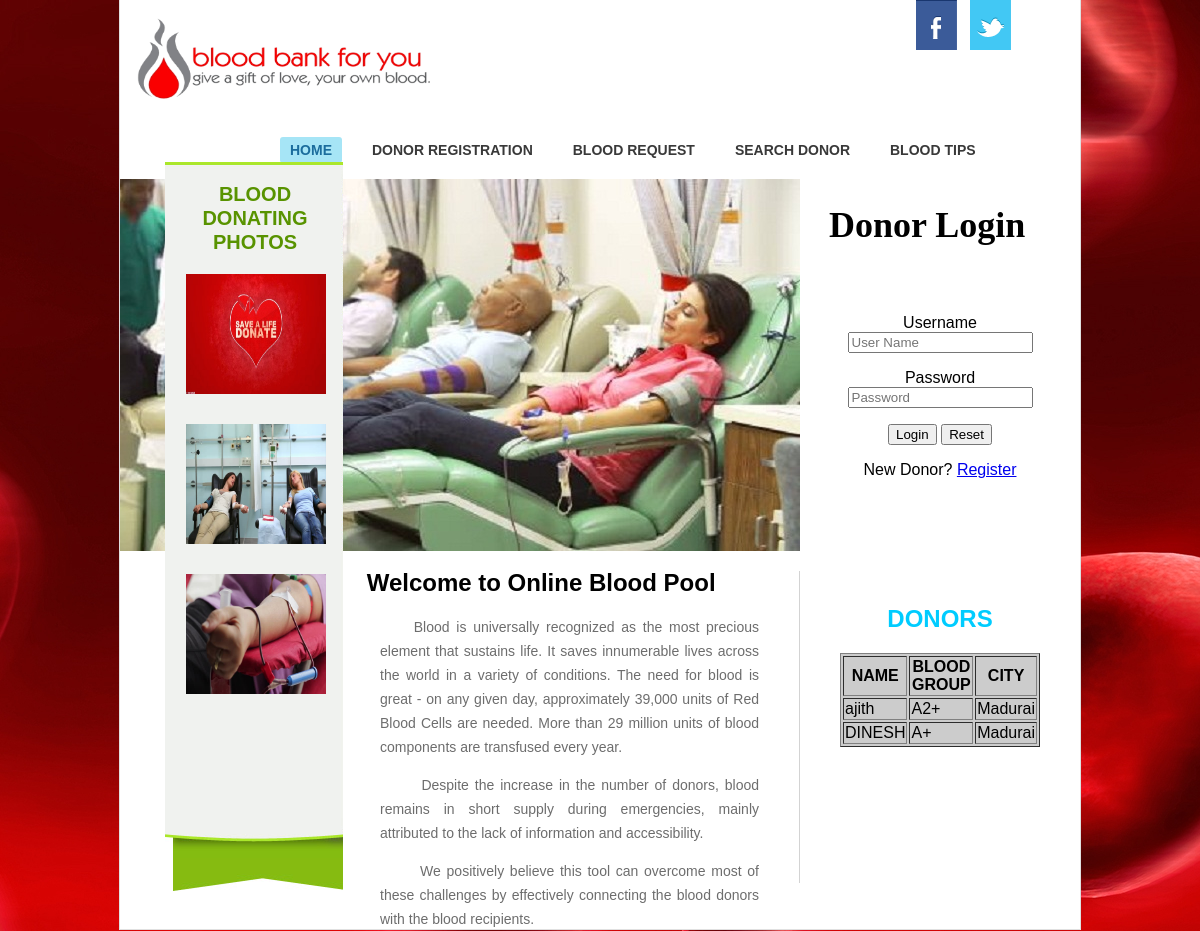
The page / on the database its author committed.
### tables this page shows
CREATE TABLE IF NOT EXISTS `registration` (
  `Fullname` varchar(50) NOT NULL,
  `Username` varchar(50) NOT NULL,
  `Password` varchar(30) NOT NULL,
  `DOB` date NOT NULL,
  `Gender` varchar(10) NOT NULL,
  `Bloodgroup` varchar(5) NOT NULL,
  `Weight` int(11) NOT NULL,
  `Mobile` bigint(20) NOT NULL,
  `Off_Phone` bigint(20) NOT NULL,
  `Emailid` varchar(50) NOT NULL,
  `Address` varchar(60) NOT NULL,
  `City` varchar(30) NOT NULL,
  `DOLBD` date NOT NULL,
  `Donatedblood` varchar(30) NOT NULL
);

### index.php (the view, shortened to what this page needs)
<html>
<head>
<link rel="stylesheet" href="css/style.css" type="text/css" charset="utf-8" />
</head>
<body>
<div id="page">
  <div id="header">
    <div id="connect"> <a href="#" class="facebook"></a> <a href="#" class="twitter"></a> </div>
    <a href="index.php" id="logo"><img src="images/logo_1457185690879.png" width="300" height="100" alt="" /></a>
    <ul id="navigation">
      <li class="selected"><a href="index.php">HOME</a></li>
      <li><a href="Registration.html">DONOR REGISTRATION</a></li>
      <li><a href="blood request.html">BLOOD REQUEST</a></li>
      <li><a href="search donor.html">SEARCH DONOR</a></li>
      <li><a href="blood tips.html">BLOOD TIPS</a></li>
    </ul>
  </div>
  <div id="body">
    <div id="main"> <img src="images/donating1.jpg" alt="" />
      <div class="details">
        <h2> &nbsp;&nbsp;&nbsp;&nbsp;Welcome to Online Blood Pool</h2>
<p>&nbsp;&nbsp;&nbsp;&nbsp;&nbsp;Blood is universally recognized as the most precious element that sustains life. It saves innumerable lives across the world in a variety of conditions. The need for blood is great - on any given day, approximately 39,000 units of Red Blood Cells are needed. More than 29 million units of blood components are transfused every year. </p>
     <center>
          <p style="padding-top: 0px; margin-top:0px;">&nbsp;&nbsp;&nbsp;&nbsp;&nbsp;&nbsp;&nbsp;Despite  the increase in the number of donors, blood remains in short supply during  emergencies, mainly attributed to the lack of information and accessibility. </p>
          <p>&nbsp;&nbsp;&nbsp;&nbsp;&nbsp;&nbsp;&nbsp;We  positively believe this tool can overcome most of these challenges by  effectively connecting the blood donors with the blood recipients.</p>
             </center>
      </div>
      <div id="favorites">
        <h2>blood Donating Photos</h2>
        <p><img src="images/171.jpg" alt="" width="140" height="120" /></p>
        <p><img src="images/2.jpg" alt="" width="140" height="120"/></p>
        <p><img src="images/1.jpg" alt="" width="140" height="120"/></p>
      </div>
    </div>
    <div id="sidebar">
      <form action="login.php" method="post">
      <table width="92%" border="0" cellpadding="0" cellspacing="0">
        <tr>
          <td width="175" height="50" align="left" valign="top" style="background: white "><div class="login_title">
            <h1> Donor Login </h1>
          </div></td>
        </tr>
        <tr>
          <td height="305" align="center" valign="top" bgcolor="white"><p>&nbsp;</p>
            <p>Username<br />
              <input name="Username"  type="text" placeholder="User Name" required maxlength="20" title="Enter the username"/>
            </p>
            <p>Password<br />
              <input name="Password"  type="password"  placeholder="Password"  required pattern="([A-Z][0-9].{8,}" title="Enter the password"/>
            </p>
            <p>
              <input name="login"  type="submit"  value="Login" />
              <input name="reset"  type="reset" value="Reset" /></form>
            <p>New Donor? <a href="Registration.html"> Register</a></p></p>
<tr>
                <td><div id="updates">
                <center>
                  <h2 style="color:#0CF"> DONORS</h2>
                  <marquee direction="up" align="absbottom" height="200"  scrollamount="2" >
 <?php
include 'connection.php';
$extract=mysqli_query($conn,"select * from registration");
echo "<table  bgcolor='#CCCCCC' border='1' width='200'>";
echo "<tr><th>NAME</th><th>BLOOD GROUP</th><th>CITY</th></tr>";
while($row=mysqli_fetch_array($extract))
{
echo "<tr><td>$row[Fullname]</td>
	 <td>$row[Bloodgroup]</td>
	 <td>$row[City]</td></tr>";
}
echo "</table>";
?>
                  </marquee>
      </div>                </tr>
    </div>
      </div>
      </body>
</html>

### css/style.css (style rules this page uses)
html { font-family:Arial, Helvetica, sans-serif; }
body { background:url(../images/blood-full-size-hd-725748.jpg) center top; background-repeat:no-repeat; height:auto; margin:0 auto; }
#page { background-color:#ffffff; height:auto; width:960px; margin:0 auto; padding:0 0 22px; outline:1px solid #e0e0e0; }
img { border:0; }
#header { display:inline-block; padding-top: 0; padding-right: 0; padding-bottom: 10px; padding-left: 0; }
#logo { float:left; display:block; height:100px; width:300px; margin-top: 10px; margin-right: 40px; margin-bottom: 10px; margin-left: 10px; }
#connect { float:right; margin-right:60px; }
#connect a { background:url(../images/icons.gif) no-repeat; display:inline-block; height:50px; width:50px; }
#connect .facebook { background-position:0 0; }
#connect .twitter { background-position:-51px 0; }
#navigation { float:right; display:inline-block; height:20px; width:800px; list-style:none; margin-top: 15px; margin-right: 10px; margin-bottom: 12px; margin-left: 0; padding-top: 2px; padding-right: 0; padding-bottom: 0; padding-left: 0; }
#navigation li { float:left; font-size:14px; line-height:26px; margin:0 10px; text-align:center; }
#navigation a { color:#393939; font-weight:bold; padding:5px 10px; text-decoration:none; }
#navigation a:hover, #navigation li.selected a { background-color:#a6e5f6; color:#1b6d9d; border-radius:3px; }
#body { display:inline-block; text-align:left; }
#main { float:left; width:680px; line-height:24px; position:relative; }
#main div.details { border-right:1px solid #d3d3d3; height:312px; margin:15px 0 24px 220px; }
#main p { color:#6d6d6d; font-size:14px; padding:0 40px; text-align:justify; }
#favorites { background:url(../images/bg-gallery.jpg) no-repeat; height:730px; width:178px; position:absolute; top:-17px; left:45px; }
#favorites h2 { color:#589300; font-size:20px; line-height:24px; width:140px; margin:20px 0 16px; padding:0 20px; text-align:center; text-transform:uppercase; }
#favorites p { margin:20px 21px; padding:0 0 10px; text-decoration:none; }
#sidebar { float:right; line-height:24px; width:280px; margin:0; padding:0; height: 150px; }
#updates { float:left; width:280px; }
#body h1 { font-family:'Times New Roman'; font-size:36px; margin:9px 0 34px 29px; }

### rows shown on the page
registration: Fullname "ajith", Bloodgroup "A2+", City "Madurai"
registration: Fullname "DINESH", Bloodgroup "A+", City "Madurai"
